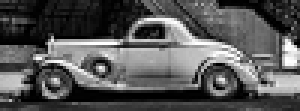
%> input picture Working-Examples/BilinearInterpolationDemo/BWCar_halfsize.png, 100 x 37 px (shown 3 times larger)
$ octave --eval "run_car_image_demo;"   (GNU Octave 9; MATLAB toolbox functions it lacks are replaced by stand-ins)
%> lines starting %> are read from the running program, lines starting %| are printed output that depends on the picture
### Working-Examples/BilinearInterpolationDemo/interpolate_image_2x.m
function outimage = interpolate_image_2x( inimage )
  %  This fcn performs bilinear interpolation on inimage.  It
  %  assumes a B&W image (i.e. matrix).  The output is an upsampled
  %  image of sides twice the input size.

  imsize = size(inimage);
  xidxmax = imsize(1);
  yidxmax = imsize(2);

  % We keep the coordinates of the interpolation rectangle
  % separate from the indexes into the image.  That's so we
  % can handle the case where the x and y spacing of the image
  % are not equal.

  % Assume original pixel spacing is 1 -- violate the above
  % assumption.
  xd = 1;
  yd = 1;

  % Interpolate exactly between pixels -- this doubles
  % image sides (quadruples number of pixels)
  ax = 0.5;
  ay = 0.5;

  % Preallocate output image matrix.
  outimage = zeros(2*xidxmax-1, 2*yidxmax-1);

  % Loop over rectangles in input image.
  for xidx = 1:(xidxmax-1)
      %fprintf('========================================\n')
      x = xidx*xd;           % Pos in input image.  x is physical distance (not pointer)
      xm = x+ax;             % Pos in input image of intermediate pixel (physical distance)
      xidxout = 2*(xidx-1) + 1;      % Pos in output image of edge pixels
      for yidx = 1:(yidxmax-1)
	  %fprintf('------------------------------------\n')
          y = yidx*yd;
          ym = y + ay;
          yidxout = 2*(yidx-1) + 1;

	  %fprintf('x = %d, y = %d, xidxout = %d, yidxout = %d\n', x, y, xidxout, yidxout)

          % Prepare 4x2 rectangle to interpolate
          rect = [x, y; x, y+1; x+1, y; x+1, y+1];
          f = [inimage(xidx, yidx), inimage(xidx, yidx+1), inimage(xidx+1, yidx), inimage(xidx+1, yidx+1)];

          % Now place four values into outimage
          for xo = 0:1
            for yo = 0:1
	      c = bilinear(f, rect, [x+xo*ax, y+yo*ay]);     % side of input cell
              outimage(xidxout+xo, yidxout+yo) = c;
	      % [5 lines of commented-out code are left out]
            end
          end

      end
  end


end

### Working-Examples/BilinearInterpolationDemo/interpolate_image_4x.m
function outimage = interpolate_image_4x( inimage )
  %  This fcn performs bilinear interpolation on inimage.  It
  %  assumes a B&W image (i.e. matrix).  The output is an upsampled
  %  image of sides four times the input size.

  imsize = size(inimage);
  xidxmax = imsize(1);
  yidxmax = imsize(2);

  % We keep the coordinates of the interpolation rectangle
  % separate from the indexes into the image.  That's so we
  % can handle the case where the x and y spacing of the image
  % are not equal.

  % Assume original pixel spacing is 1 -- violate the above
  % assumption.
  xd = 1;
  yd = 1;

  % Interpolation step between pixels
  ax = 0.25;
  ay = 0.25;

  % Preallocate output image matrix.
  outimage = zeros(4*xidxmax-3, 4*yidxmax-3);

  %fprintf('Size(outimage) = \n')
  %size(outimage)

  % Loop over rectangles in input image.  The most difficult part of this is dealing with
  % the pointers.
  for xidx = 1:(xidxmax-1)
      x = xidx*xd;           % Pos in input image.  x is physical distance (not pointer)
      xidxout = 4*(xidx-1) + 1;      % Pos in output image of edge pixels

      for yidx = 1:(yidxmax-1)
          y = yidx*yd;
          yidxout = 4*(yidx-1) + 1;

          % Prepare 4x2 rectangle to interpolate
          rect = [x, y; x, y+1; x+1, y; x+1, y+1];
          f = [inimage(xidx, yidx), inimage(xidx, yidx+1), inimage(xidx+1, yidx), inimage(xidx+1, yidx+1)];

          % Now place interpolated values into outimage
	  for xo = 0:3
	    for yo = 0:3
	      outimage(xidxout+xo, yidxout+yo) = bilinear(f, rect, [x+xo*ax, y+yo*ay]);     % side of input cell
	      % fprintf('x+xo*ax = %d, y+yo*ay = %d\n', x+xo*ax, y+yo*ay)

	    end
	  end

      end
  end

end

### Working-Examples/BilinearInterpolationDemo/interpolate_image_8x.m
function outimage = interpolate_image_8x( inimage )
  %  This fcn performs bilinear interpolation on inimage.  It
  %  assumes a B&W image (i.e. matrix).  The output is an upsampled
  %  image of sides eight times the input size.

  imsize = size(inimage);
  xidxmax = imsize(1);
  yidxmax = imsize(2);

  % We keep the coordinates of the interpolation rectangle
  % separate from the indexes into the image.  That's so we
  % can handle the case where the x and y spacing of the image
  % are not equal.

  % Assume original pixel spacing is 1 -- violate the above
  % assumption.
  xd = 1;
  yd = 1;

  % Interpolation step between pixels
  ax = 0.125;
  ay = 0.125;

  % Preallocate output image matrix.
  outimage = zeros(8*xidxmax-7, 8*yidxmax-7);

  %fprintf('Size(outimage) = \n')
  %size(outimage)

  % Loop over rectangles in input image.  The most difficult part of this is dealing with
  % the pointers.
  for xidx = 1:(xidxmax-1)
      x = xidx*xd;           % Pos in input image.  x is physical distance (not pointer)
      xidxout = 8*(xidx-1) + 1;      % Pos in output image of edge pixels

      for yidx = 1:(yidxmax-1)
          y = yidx*yd;
          yidxout = 8*(yidx-1) + 1;

          % Prepare 4x2 input rectangle to interpolate
          rect = [x, y; x, y+1; x+1, y; x+1, y+1];
          f = [inimage(xidx, yidx), inimage(xidx, yidx+1), inimage(xidx+1, yidx), inimage(xidx+1, yidx+1)];

          % Now place interpolated values into outimage
	  for xo = 0:7
	    for yo = 0:7
	      outimage(xidxout+xo, yidxout+yo) = bilinear(f, rect, [x+xo*ax, y+yo*ay]);     % side of input cell
	      % fprintf('x+xo*ax = %d, y+yo*ay = %d\n', x+xo*ax, y+yo*ay)

	    end
	  end

      end
  end

end

### Working-Examples/BilinearInterpolationDemo/run_car_image_demo.m
function run_car_image_demo( )
  % This runs the necessary stuff to create the car image demo.
  % It read an input image called A.  The program then creates two new images:
  % 1.  The first is a 2x interpolation of the original image A.  This is
  %     image B.
  % 2.  The second image is a 2x interpolation of image B.  This
  %     is image C.  Therefore, image C
  %     is a 4x interpolation of the input image A.
  % Note that the image is an RGB image, with three color planes.

  % Read in original image A.  Cast to double so I can do
  % floating point operations throughout all processing.
  A = double(imread('BWCar_halfsize.png'));
%> A: size 37x100x3 double; min 0, max 255, mean 86; mean of the top-left, top-right, bottom-left and bottom-right quarters 54.2, 98.5, 88.9, 101.4

  figure(1)
  colormap('gray');
  image(A/256);
  title('Original image')


  % Allocate array B -- twice the size as A.
  s = size(A);
%> s = [37 100 3]
  B = zeros(2*s(1)-1, 2*s(2)-1, 3);

  % Do interpolation on each color plane to create B
  for colorplane = 1:3
      B(:,:,colorplane) = interpolate_image_2x(A(:,:,colorplane));
  end
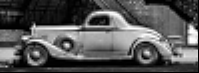
%> B: size 73x199x3 double; min 0, max 255, mean 85.4

  % Plot out image B
  figure(2)
  colormap('gray')
  image(B/256);
  title('After 2x interpolation')


  % Now allocate array C -- four times the size of A.
  C = zeros(4*s(1)-3, 4*s(2)-3, 3);

  % Do interpolation on each color plane
  for colorplane = 1:3
    C(:,:,colorplane) = interpolate_image_4x(A(:,:,colorplane));
  end
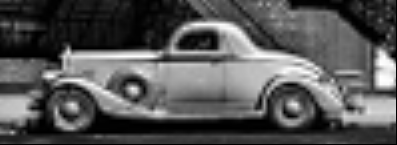
%> C: size 145x397x3 double; min 0, max 255, mean 86.2

  % Plot out image C
  figure(3)
  colormap('gray')
  image(C/256);
  title('After 4x interpolation')

  % Now allocate array D -- eight times the size of A.
  D = zeros(8*s(1)-7, 8*s(2)-7, 3);

  % Do interpolation on each color plane
  for colorplane = 1:3
      D(:,:,colorplane) = interpolate_image_8x(A(:,:,colorplane));
  end

  % Plot out image D
  figure(4)
  colormap('gray')
  image(D/256);
  title('After 8x interpolation')


end
%> (the run ends here)
